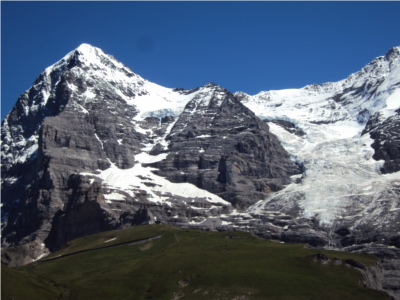
#> input picture Lab4/images/left.jpg, 400 x 300 px
$ python stiching.py
#> lines starting #> are read from the running program, lines starting #| are printed output that depends on the picture
### Lab4/ransac.py
import cv2
import numpy as np
import matplotlib
import matplotlib.pyplot as plt
import random
print(cv2.__version__)
sift = cv2.xfeatures2d.SIFT_create()

def keypoint_matching(image1, image2):
  """
    Given two input images, find and return the matching keypoints.
    Arguments:
    image1: the first image (in RGB)
    image2: the second image (in RGB)
    Returns:
    The keypoints of image1, the keypoints of image2 and the matching
    keypoints between the two images
  """

  print('\nFinding matching features...')
  # ================
  img1_gray   = cv2.cvtColor(image1, cv2.COLOR_BGR2RGB)
  img2_gray   = cv2.cvtColor(image2, cv2.COLOR_BGR2RGB)

  # Getting the Interest Pointss
  keypoints_1, desc1 = sift.detectAndCompute(img1_gray, None)
  keypoints_2, desc2 = sift.detectAndCompute(img2_gray, None)

  bf      = cv2.BFMatcher(crossCheck = True)
  matches = bf.match(desc1, desc2)
  # ================

  print("Number of keypoints in image 1:        ", len(keypoints_1))
  print("Number of keypoints in image 2:        ", len(keypoints_2))
  print("Number of keypoints after matching:    ", len(matches), "\n")

  return keypoints_1, keypoints_2, matches


# [84 lines left out: functions visualization, affine_transform, not called in this run]


def ransac(kp1, kp2, matches, N):
    """
      Apply RANSAC to filter out the outliers. See the pseudocode provided at
      the beginning of this section for some guidance.
      Arguments:
        kp1: the keypoints of img1
        kp2: the keypoints of img2
        matches: the matching kp1 and kp2
        N: number of iterations
      Returns:
        the best transformation matrix
    """

    # ================
    # OUR CODE HERE
    # ================
    num_best_inliers = 0
    best_matrix = np.zeros((3, 3))
    P = 10
    random.seed(10)
    num_matches = len(matches)
    for i in range(N):
        print(f"\nItr No:{i + 1}")
        # index = np.random.randint(0, num_matches, P)
        index = [i for i in random.sample(range(0, num_matches), P)]
        A = []
        b = []
        for j in index:
            # Get the indexes
            match = matches[j]
            img1_idx = match.queryIdx  # Index of the keypoint in the first image
            img2_idx = match.trainIdx  # Index of the keypoint in the second image
            sub_f_image1 = kp1[img1_idx]
            sub_f_image2 = kp2[img2_idx]
            x_img1, y_img1 = sub_f_image1.pt
            x_img2, y_img2 = sub_f_image2.pt
            A.append([x_img1, y_img1, 0, 0, 1, 0])
            A.append([0, 0, x_img1, y_img1, 0, 1])
            b.extend([x_img2, y_img2])

        A = np.array(A)
        b = np.array(b)
        b = b.reshape(-1, 1)
        A_p = np.linalg.pinv(A)
        affine_params = np.dot(A_p, b)
        m1, m2, m3, m4, t1, t2 = affine_params.ravel()
        affine_params = np.array([[m1, m2, t1], [m3, m4, t2]])

        matches_pairs = []
        num_inliers = 0
        for pair in matches:
            x1, y1 = kp1[pair.queryIdx].pt
            x2, y2 = kp2[pair.trainIdx].pt
            homo_x1 = np.array([x1, y1, 1])
            estimate_point2 = affine_params @ homo_x1
            all_p2 = np.array([x2, y2])
            errors = np.linalg.norm(all_p2 - estimate_point2)
            if errors < 10:
                num_inliers += 1
        if num_inliers > num_best_inliers:
            num_best_inliers = num_inliers
            best_matrix = affine_params.copy()

    print("Total number of matches: ", len(matches))
    print("Inliers found:           ", num_best_inliers)
    print("Outliers removed:        ", len(matches) - num_best_inliers)

    lol = 0
    return best_matrix, lol

img1_path = "images/sp1.jpg"
img2_path = "images/sp2.jpg"
#
# # Open images
# img1 = cv2.imread(img1_path)
# img2 = cv2.imread(img2_path)
#
# # Note: OpenCV uses BGR instead of RGB
# img1 = cv2.cvtColor(img1, cv2.COLOR_BGR2RGB)
# img2 = cv2.cvtColor(img2, cv2.COLOR_BGR2RGB)
#
# keypoints_1, keypoints_2, matches = keypoint_matching(img1,img2)
# best_matrix, _ = ransac(keypoints_1, keypoints_2, matches, 10)
# visualization(img1, img2, best_matrix)

### Lab4/stiching.py
import cv2
import numpy as np
import matplotlib
import matplotlib.pyplot as plt
import random
import ransac
print(cv2.__version__)
sift = cv2.xfeatures2d.SIFT_create()


def stitchImages(left, right, N=800):
    """
    Given two input images, return the stitched image.
    Arguments:
      img1: the first image (in RGB)
      img2: the second image (in RGB)
      N: number of iterations for RANSAC
    Returns:
      The stitched image of the two images
    """
    # TODO: 1. Find the best transformation.
    keypoints_1, keypoints_2, matches = ransac.keypoint_matching(left, right)
    best_ransac_matrix, _ = ransac.ransac(keypoints_1, keypoints_2, matches, N)

    # TODO: 2. Estimate the size of the stitched image.
    # Hint: Calculate the transformed coordinates of corners of the *right.jpg*
    print("stiching image ...")
    # Convert to double and normalize. Avoid noise.
    left = cv2.normalize(left.astype('float'), None, 0.0, 1.0, cv2.NORM_MINMAX)
    # Convert to double and normalize.
    right = cv2.normalize(right.astype('float'), None, 0.0, 1.0, cv2.NORM_MINMAX)
    # left image
    height_l, width_l, channel_l = left.shape
    corners = [[0, 0, 1], [width_l, 0, 1], [width_l, height_l, 1], [0, height_l, 1]]
    best_ransac_matrix_ = np.concatenate((best_ransac_matrix, np.array([0, 0, 1]).reshape(1, -1)), axis=0)
    corners_new = [np.dot(best_ransac_matrix_, corner) for corner in corners]
    corners_new = np.array(corners_new).T
    x_news = corners_new[0] / corners_new[2]
    y_news = corners_new[1] / corners_new[2]
    y_min = min(y_news)
    x_min = min(x_news)

    translation_mat = np.array([[1, 0, -x_min], [0, 1, -y_min], [0, 0, 1]])
    H = np.dot(translation_mat, best_ransac_matrix_)

    # Get height, width
    height_new = int(round(abs(y_min) + height_l))
    width_new = int(round(abs(x_min) + width_l))
    size = (width_new, height_new)

    # right image
    warped_l = cv2.warpPerspective(src=left, M=H, dsize=size)

    height_r, width_r, channel_r = right.shape

    height_new = int(round(abs(y_min) + height_r))
    width_new = int(round(abs(x_min) + width_r))
    size = (width_new, height_new)

    warped_r = cv2.warpPerspective(src=right, M=translation_mat, dsize=size)

    h1, w1 = left.shape[:2]
    h2, w2 = right.shape[:2]
    corners_img2 = np.array([[0, 0], [0, h2], [w2, 0], [w2, h2]])

    black = np.zeros(3)  # Black pixel.

    # Stitching procedure, store results in warped_l.
    for i in range(warped_r.shape[0]):
        for j in range(warped_r.shape[1]):
            pixel_l = warped_l[i, j, :]
            pixel_r = warped_r[i, j, :]

            if not np.array_equal(pixel_l, black) and np.array_equal(pixel_r, black):
                warped_l[i, j, :] = pixel_l
            elif np.array_equal(pixel_l, black) and not np.array_equal(pixel_r, black):
                warped_l[i, j, :] = pixel_r
            elif not np.array_equal(pixel_l, black) and not np.array_equal(pixel_r, black):
                warped_l[i, j, :] = (pixel_l + pixel_r) / 2
            else:
                pass

    stitch_image = warped_l[:warped_r.shape[0], :warped_r.shape[1], :]

    return warped_l

img1_path = "images/left.jpg"
img2_path = "images/right.jpg"

# Load images
img1 = cv2.imread(img1_path)
#> img1 is the input picture: shape (300, 400, 3); mean B, G, R 113.4, 95.7, 82.9
img2 = cv2.imread(img2_path)
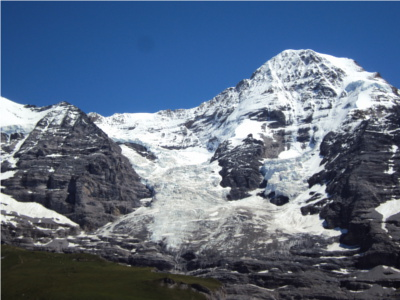
#> input picture Lab4/images/right.jpg, 400 x 300 px
#> img2 is the input picture: shape (300, 400, 3); mean B, G, R 131, 108.6, 93

# Note: OpenCV uses BGR instead of RGB
img1 = cv2.cvtColor(img1, cv2.COLOR_BGR2RGB)
img2 = cv2.cvtColor(img2, cv2.COLOR_BGR2RGB)

# Stitch images
stitchedImage1 = stitchImages(img1, img2, 100)
#> in keypoint_matching, `keypoints_1, desc1 = sift.detectAndCompute(img1_gray, None)`: keypoints_1 = 1257 keypoints; strongest (x, y, size): (46, 95, 5.4), (34, 138, 4.3), (72, 87, 5.5), (144, 165, 3.5)
#> in keypoint_matching, `keypoints_2, desc2 = sift.detectAndCompute(img2_gray, None)`: keypoints_2 = 1491 keypoints; strongest (x, y, size): (391, 171, 4.1), (394, 148, 4.2), (311, 193, 2.4), (281, 200, 9.1)
#> in keypoint_matching, `matches = bf.match(desc1, desc2)`: matches = 699 matches
#| Number of keypoints in image 1:         1257
#| Number of keypoints in image 2:         1491
#| Number of keypoints after matching:     699
#> in ransac, `num_matches = len(matches)`: num_matches = 699
#> after the loop in ransac, `for i in range(N):`: best_matrix = [[0.988, -0.0442, -140], [0.0495, 0.984, 11.21]]; num_best_inliers = 537
#| Total number of matches:  699
#| Inliers found:            537
#| Outliers removed:         162
#> in stitchImages, `best_ransac_matrix, _ = ransac.ransac(keypoints_1, keypoints_2, matche..`: best_ransac_matrix = [[0.988, -0.0442, -140], [0.0495, 0.984, 11.21]]
#> in stitchImages, `right = cv2.normalize(right.astype('float'), None, 0.0, 1.0, cv2.NORM_..`:
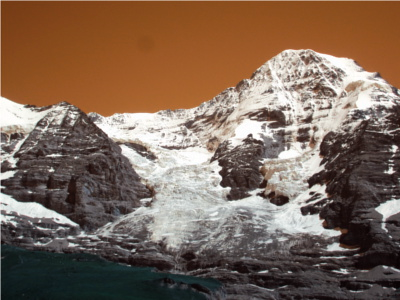
#> right: shape (300, 400, 3) float64; mean of channels 0, 1, 2 0.347, 0.41, 0.5; drawn as B, G, R
#> in stitchImages, `best_ransac_matrix_ = np.concatenate((best_ransac_matrix, np.array([0,..`: best_ransac_matrix_ = [[0.988, -0.0442, -140], [0.0495, 0.984, 11.21], [0, 0, 1]]
#> in stitchImages, `corners_new = [np.dot(best_ransac_matrix_, corner) for corner in corne..`: corners_new = [[-140, 11.21, 1], [255.3, 31.01, 1], [242.1, 326.3, 1], [-153.3, 306.5, 1]]
#> in stitchImages, `corners_new = np.array(corners_new).T`: corners_new = [[-140, 255.3, 242.1, -153.3], [11.21, 31.01, 326.3, 306.5], [1, 1, 1, 1]]
#> in stitchImages, `x_news = corners_new[0] / corners_new[2]`: x_news = [-140, 255.3, 242.1, -153.3]
#> in stitchImages, `y_news = corners_new[1] / corners_new[2]`: y_news = [11.21, 31.01, 326.3, 306.5]
#> in stitchImages, `y_min = min(y_news)`: y_min = 11.21
#> in stitchImages, `x_min = min(x_news)`: x_min = -153.3
#> in stitchImages, `translation_mat = np.array([[1, 0, -x_min], [0, 1, -y_min], [0, 0, 1]])`: translation_mat = [[1, 0, 153.3], [0, 1, -11.21], [0, 0, 1]]
#> in stitchImages, `H = np.dot(translation_mat, best_ransac_matrix_)`: H = [[0.988, -0.0442, 13.27], [0.0495, 0.984, 0], [0, 0, 1]]
#> in stitchImages, `height_new = int(round(abs(y_min) + height_l))`: height_new = 311
#> in stitchImages, `width_new = int(round(abs(x_min) + width_l))`: width_new = 553
#> in stitchImages, `size = (width_new, height_new)`: size = (553, 311)
#> in stitchImages, `warped_r = cv2.warpPerspective(src=right, M=translation_mat, dsize=size)`:
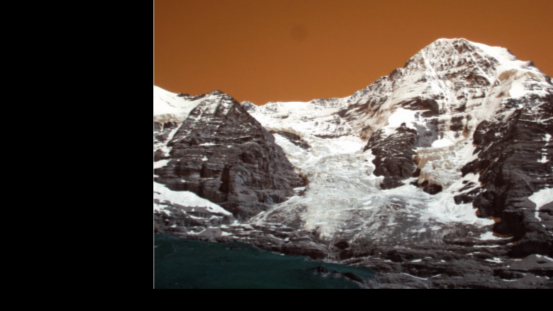
#> warped_r: shape (311, 553, 3) float64; mean of channels 0, 1, 2 0.238, 0.278, 0.334; drawn as B, G, R
#> after the loop in stitchImages, `for i in range(warped_r.shape[0]):`:
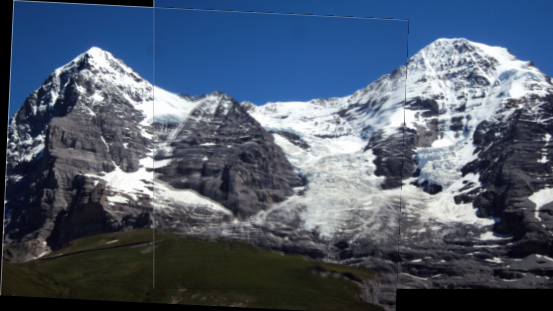
#> warped_l: shape (311, 553, 3) float64; mean R, G, B 0.308, 0.357, 0.428
stitchedImage2 = stitchImages(img2, img1, 100)
#> call 2 of stitchImages, with N = 100
#> in keypoint_matching (call 2), `keypoints_1, desc1 = sift.detectAndCompute(img1_gray, None)`: keypoints_1 has the same summary as keypoints_2
#> in keypoint_matching (call 2), `keypoints_2, desc2 = sift.detectAndCompute(img2_gray, None)`: keypoints_2 has the same summary as keypoints_1
#| Number of keypoints in image 1:         1491
#| Number of keypoints in image 2:         1257
#| Number of keypoints after matching:     699
#> in stitchImages (call 2), `keypoints_1, keypoints_2, matches = ransac.keypoint_matching(left, rig..`: keypoints_1 has the same summary as keypoints_2 in keypoint_matching; keypoints_2 has the same summary as keypoints_1 in keypoint_matching
#| Total number of matches:  699
#| Inliers found:            537
#| Outliers removed:         162
#> in stitchImages (call 2), `best_ransac_matrix, _ = ransac.ransac(keypoints_1, keypoints_2, matche..`: best_ransac_matrix = [[0.999, 0.0563, 141.5], [-0.045, 0.995, -16.32]]
#> in stitchImages (call 2), `best_ransac_matrix_ = np.concatenate((best_ransac_matrix, np.array([0,..`: best_ransac_matrix_ = [[0.999, 0.0563, 141.5], [-0.045, 0.995, -16.32], [0, 0, 1]]
#> in stitchImages (call 2), `corners_new = [np.dot(best_ransac_matrix_, corner) for corner in corne..`: corners_new = [[141.5, -16.32, 1], [541.1, -34.33, 1], [558, 264.1, 1], [158.4, 282.1, 1]]
#> in stitchImages (call 2), `corners_new = np.array(corners_new).T`: corners_new = [[141.5, 541.1, 558, 158.4], [-16.32, -34.33, 264.1, 282.1], [1, 1, 1, 1]]
#> in stitchImages (call 2), `x_news = corners_new[0] / corners_new[2]`: x_news = [141.5, 541.1, 558, 158.4]
#> in stitchImages (call 2), `y_news = corners_new[1] / corners_new[2]`: y_news = [-16.32, -34.33, 264.1, 282.1]
#> in stitchImages (call 2), `y_min = min(y_news)`: y_min = -34.33
#> in stitchImages (call 2), `x_min = min(x_news)`: x_min = 141.5
#> in stitchImages (call 2), `translation_mat = np.array([[1, 0, -x_min], [0, 1, -y_min], [0, 0, 1]])`: translation_mat = [[1, 0, -141.5], [0, 1, 34.33], [0, 0, 1]]
#> in stitchImages (call 2), `H = np.dot(translation_mat, best_ransac_matrix_)`: H = [[0.999, 0.0563, 0], [-0.045, 0.995, 18.01], [0, 0, 1]]
#> in stitchImages (call 2), `height_new = int(round(abs(y_min) + height_l))`: height_new = 334
#> in stitchImages (call 2), `width_new = int(round(abs(x_min) + width_l))`: width_new = 541
#> in stitchImages (call 2), `size = (width_new, height_new)`: size = (541, 334)
#> in stitchImages (call 2), `warped_l = cv2.warpPerspective(src=left, M=H, dsize=size)`:
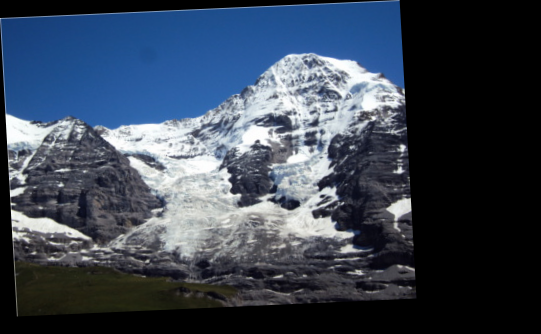
#> warped_l: shape (334, 541, 3) float64; mean R, G, B 0.229, 0.271, 0.331
#> in stitchImages (call 2), `warped_r = cv2.warpPerspective(src=right, M=translation_mat, dsize=size)`:
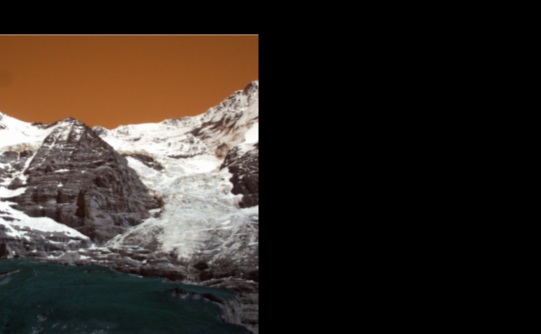
#> warped_r: shape (334, 541, 3) float64; mean of channels 0, 1, 2 0.145, 0.169, 0.201; drawn as B, G, R
#> after the loop in stitchImages (call 2), `for i in range(warped_r.shape[0]):`:
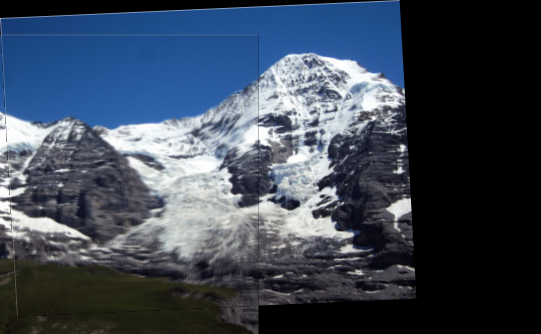
#> warped_l: shape (334, 541, 3) float64; mean R, G, B 0.24, 0.282, 0.34

plt.imshow(stitchedImage1)
plt.axis('off')
plt.show()
plt.close()

plt.imshow(stitchedImage2)
plt.axis('off')
plt.show()
plt.close()
